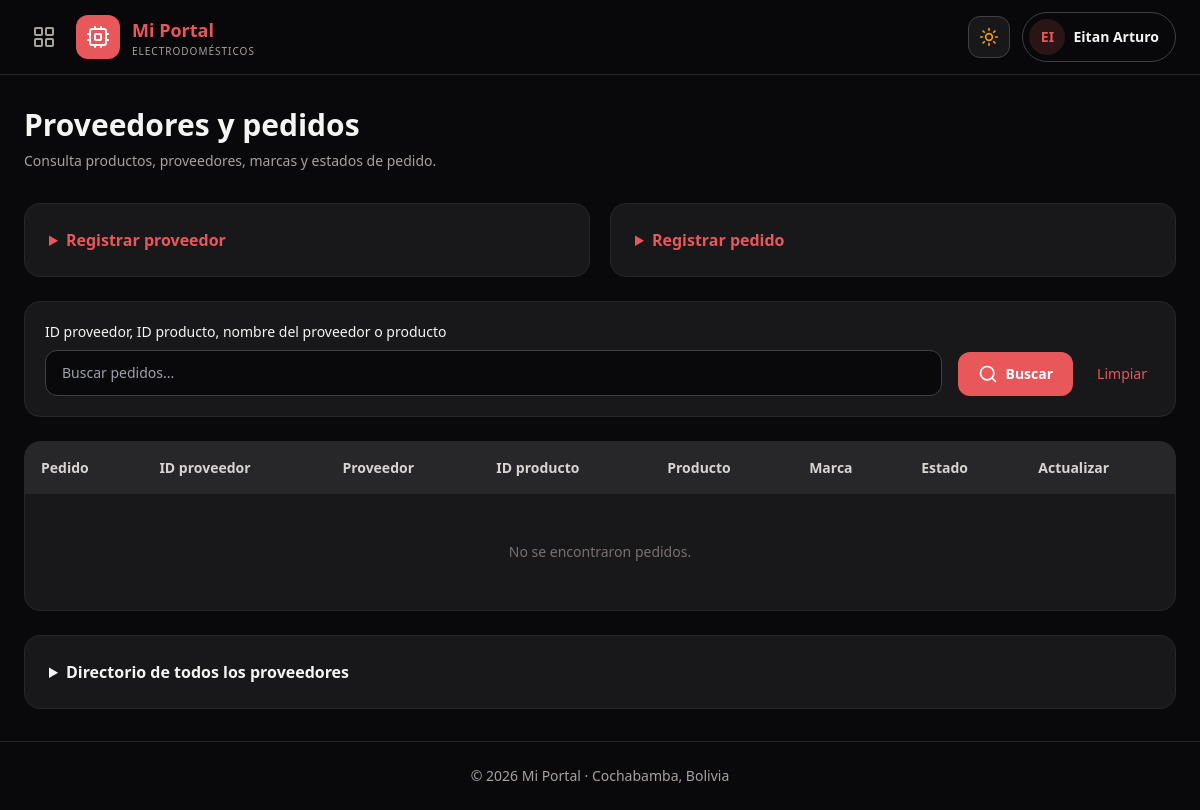
Before: /proveedores (signed in) with the older database file.
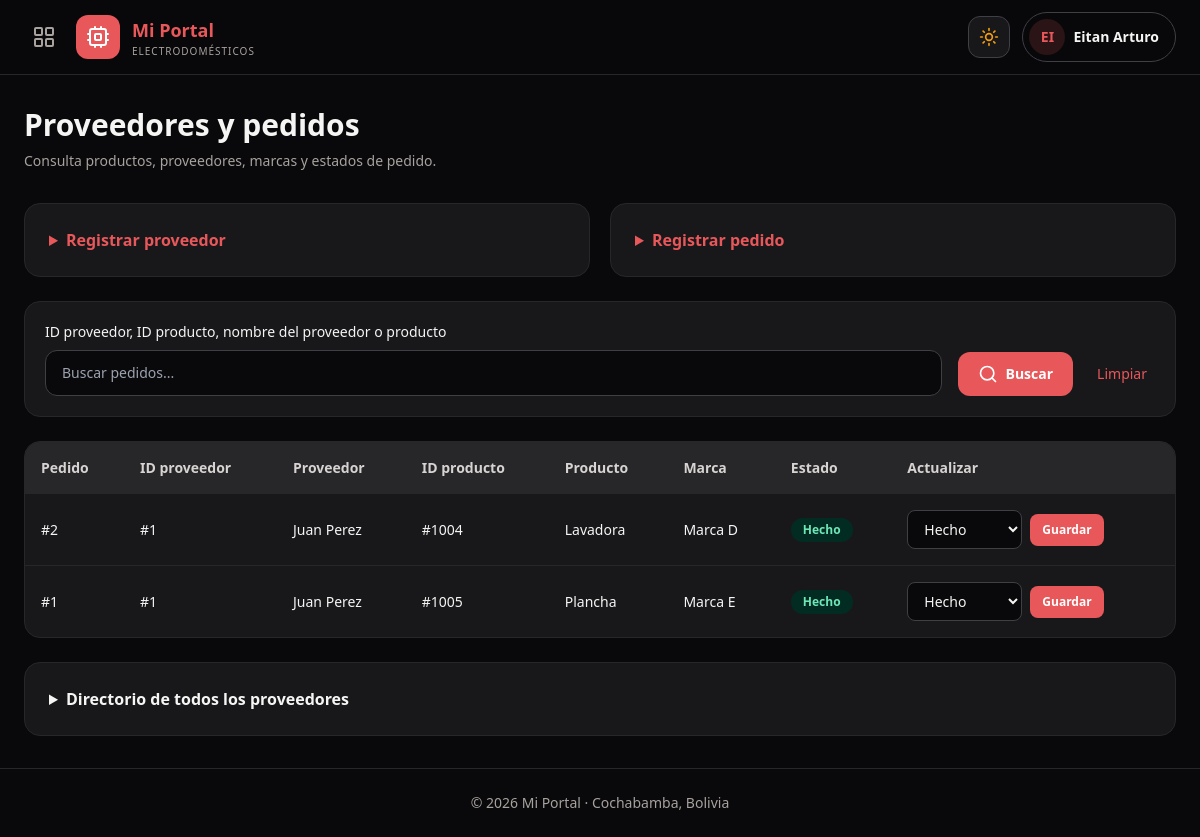
After: the same page with the newer database file.
### tables this page shows
CREATE TABLE Suministra (
            idSuministra INTEGER PRIMARY KEY AUTOINCREMENT,
            idProveedor INTEGER NOT NULL,
            codProducto INTEGER NOT NULL,
            estadoPedido TEXT NOT NULL DEFAULT 'espera'
                CHECK (
                    estadoPedido IN ('hecho', 'espera', 'cancelado')
                ),
            FOREIGN KEY (idProveedor)
                REFERENCES proveedor(idProveedor),
            FOREIGN KEY (codProducto)
                REFERENCES Electrodomestico(codProducto)
        );

CREATE TABLE proveedor (
            idProveedor INTEGER PRIMARY KEY AUTOINCREMENT,
            nombre TEXT NOT NULL,
            apellido TEXT NOT NULL,
            direc TEXT NOT NULL,
            telef TEXT NOT NULL
        );

CREATE TABLE Electrodomestico (
            codProducto INTEGER PRIMARY KEY AUTOINCREMENT,
            nombre TEXT NOT NULL,
            marca TEXT NOT NULL,
            categoria TEXT,
            modelo TEXT NOT NULL,
            precio REAL NOT NULL CHECK (precio > 0),
            stock INTEGER NOT NULL CHECK (stock >= 0),
            foto TEXT NOT NULL DEFAULT ''
        );

### main.py (the view, shortened to what this page needs)
@main.route("/proveedores", methods=["GET", "POST"])
def proveedores():
    if "idEmpleado" not in session:
        return redirect(url_for("login"))
    conexion = conexion_auto()
    buscar = request.args.get("buscar", "").strip()
    pedidos = conexion.execute("""
        SELECT
            s.idSuministra,
            s.estadoPedido,
            pr.idProveedor,
            pr.nombre || ' ' || pr.apellido AS proveedor,
            p.codProducto,
            p.nombre AS producto,
            p.marca
        FROM Suministra s
        JOIN proveedor pr ON pr.idProveedor = s.idProveedor
        JOIN Electrodomestico p ON p.codProducto = s.codProducto
        WHERE (
            ? = ''
            OR CAST(pr.idProveedor AS TEXT) = ?
            OR CAST(p.codProducto AS TEXT) = ?
            OR (pr.nombre || ' ' || pr.apellido) LIKE ?
            OR p.nombre LIKE ?
        )
        ORDER BY s.idSuministra DESC
    """, (
        buscar,
        buscar,
        buscar,
        "%" + buscar + "%",
        "%" + buscar + "%"
    )).fetchall()
    listaProveedores = conexion.execute("""
        SELECT *
        FROM proveedor
        ORDER BY nombre COLLATE NOCASE
    """).fetchall()
    listaProductos = conexion.execute("""
        SELECT *
        FROM Electrodomestico
        ORDER BY nombre COLLATE NOCASE
    """).fetchall()
    conexion.close()
    return render_template("proveedores.html",pedidos=pedidos,proveedores=listaProveedores,productos=listaProductos,buscar=buscar)

### main.py (called while the page is built)
def conexion_auto():
    conexion = sqlite3.connect(base_name)
    conexion.row_factory = sqlite3.Row
    conexion.execute("PRAGMA foreign_keys = ON")
    return conexion

@main.context_processor
def datos_layout():
    return {
        "nombre_usuario": session.get("nombre", "Usuario")
    }

### templates/proveedores.html (shortened to what this page needs)
{% extends "layout.html" %}
{% block main %}
<div class="mb-8">
    <h1 class="text-3xl font-bold">Proveedores y pedidos</h1>
    <p class="mt-2 text-sm text-stone-500 dark:text-stone-400">
        Consulta productos, proveedores, marcas y estados de pedido.
    </p>
</div>
<div class="mb-6 grid items-start gap-5 lg:grid-cols-2">
    <details class="rounded-2xl border border-stone-200 bg-white p-6 dark:border-zinc-800 dark:bg-zinc-900">
        <summary class="cursor-pointer font-semibold text-marca">
            Registrar proveedor
        </summary>
    </details>
    <details class="rounded-2xl border border-stone-200 bg-white p-6 dark:border-zinc-800 dark:bg-zinc-900">
        <summary class="cursor-pointer font-semibold text-marca">
            Registrar pedido
        </summary>
    </details>
</div>
<form method="GET" action="{{ url_for('proveedores') }}"
      class="mb-6 flex flex-wrap items-end gap-4 rounded-2xl border border-stone-200 bg-white p-5 dark:border-zinc-800 dark:bg-zinc-900">
    <label class="block min-w-0 flex-1 basis-64 text-sm font-medium">
        ID proveedor, ID producto, nombre del proveedor o producto
        <input name="buscar" value="{{ buscar }}" placeholder="Buscar pedidos..."
               class="mt-2 w-full rounded-xl border border-stone-300 bg-stone-50 px-4 py-3 outline-none focus:border-marca focus:ring-2 focus:ring-marca/20 dark:border-zinc-700 dark:bg-zinc-950">
    </label>
    <button type="submit"
            class="inline-flex items-center gap-2 rounded-xl bg-marca px-5 py-3 text-sm font-semibold text-white hover:bg-rose-600">
        <i data-lucide="search" class="h-5 w-5"></i>
        Buscar
    </button>
    <a href="{{ url_for('proveedores') }}"
       class="px-2 py-3 text-sm font-medium text-marca">
        Limpiar
    </a>
</form>
<div class="overflow-hidden rounded-2xl border border-stone-200 bg-white dark:border-zinc-800 dark:bg-zinc-900">
    <div class="overflow-x-auto">
        <table class="w-full text-left text-sm">
            <thead class="bg-stone-100 text-stone-600 dark:bg-zinc-800 dark:text-stone-300">
                <tr>
                    <th class="px-4 py-4">Pedido</th>
                    <th class="whitespace-nowrap px-4 py-4">ID proveedor</th>
                    <th class="px-4 py-4">Proveedor</th>
                    <th class="whitespace-nowrap px-4 py-4">ID producto</th>
                    <th class="px-4 py-4">Producto</th>
                    <th class="px-4 py-4">Marca</th>
                    <th class="px-4 py-4">Estado</th>
                    <th class="px-4 py-4">Actualizar</th>
                </tr>
            </thead>
            <tbody class="divide-y divide-stone-200 dark:divide-zinc-800">
                {% for pedido in pedidos %}
                    <tr class="hover:bg-stone-50 dark:hover:bg-zinc-800/50">
                        <td class="px-4 py-4">#{{ pedido.idSuministra }}</td>
                        <td class="px-4 py-4">#{{ pedido.idProveedor }}</td>
                        <td class="px-4 py-4">{{ pedido.proveedor }}</td>
                        <td class="px-4 py-4">#{{ pedido.codProducto }}</td>
                        <td class="px-4 py-4 font-medium">{{ pedido.producto }}</td>
                        <td class="px-4 py-4">{{ pedido.marca }}</td>
                        <td class="px-4 py-4">
                            <span class="inline-flex rounded-full px-3 py-1 text-xs font-semibold
                                {% if pedido.estadoPedido == 'hecho' %}
                                    bg-emerald-100 text-emerald-700 dark:bg-emerald-950 dark:text-emerald-300
                                {% elif pedido.estadoPedido == 'espera' %}
                                    bg-amber-100 text-amber-700 dark:bg-amber-950 dark:text-amber-300
                                {% else %}
                                    bg-red-100 text-red-700 dark:bg-red-950 dark:text-red-300
                                {% endif %}">
                                {{ pedido.estadoPedido|capitalize }}
                            </span>
                        </td>
                        <td class="px-4 py-4">
                            <form method="POST" action="{{ url_for('proveedores') }}"
                                  class="flex items-center gap-2">
                                <select name="estadoPedido"
                                        aria-label="Estado del pedido {{ pedido.idSuministra }}"
                                        class="rounded-lg border border-stone-300 bg-stone-50 px-3 py-2 outline-none focus:border-marca dark:border-zinc-700 dark:bg-zinc-950">
                                    {% for estado in ['hecho', 'espera', 'cancelado'] %}
                                        <option value="{{ estado }}"
                                                {% if pedido.estadoPedido == estado %}selected{% endif %}>
                                            {{ estado|capitalize }}
                                        </option>
                                    {% endfor %}
                                </select>
                                <button type="submit"
                                        class="rounded-lg bg-marca px-3 py-2 text-xs font-semibold text-white hover:bg-rose-600">
                                    Guardar
                                </button>
                            </form>
                        </td>
                    </tr>
                {% else %}
                    <tr>
                        <td colspan="8" class="px-5 py-12 text-center text-stone-500">
                            No se encontraron pedidos.
                        </td>
                    </tr>
                {% endfor %}
            </tbody>
        </table>
    </div>
</div>
<details class="mt-6 rounded-2xl border border-stone-200 bg-white p-6 dark:border-zinc-800 dark:bg-zinc-900">
    <summary class="cursor-pointer font-semibold">
        Directorio de todos los proveedores
    </summary>
</details>
{% endblock %}

### templates/layout.html (shortened to what this page needs)
<!DOCTYPE html>
<html lang="es" class="dark">
<head>
    <script src="https://cdn.tailwindcss.com/3.4.17"></script>
</head>
<body class="flex min-h-screen flex-col bg-stone-100 font-sans text-stone-800 transition-colors dark:bg-zinc-950 dark:text-stone-100">
    {% set opciones = [
        ('Perfil usuario', 'perfil', '/perfil', 'user-round'),
        ('Productos', 'productos', '/productos', 'package'),
        ('Ventas', 'ventas', '/ventas', 'shopping-cart'),
        ('Proveedores', 'proveedores', '/proveedores', 'truck'),
        ('Usuarios', 'usuarios', '/usuarios', 'users')
    ] %}
    <header class="sticky top-0 z-50 border-b border-stone-200 bg-white/95 backdrop-blur dark:border-zinc-800 dark:bg-zinc-950/95">
        <div class="mx-auto flex max-w-7xl items-center gap-3 px-4 py-3 sm:px-6">
            {% if session.get('idEmpleado') %}
                <button
                    type="button"
                    id="btn-menu"
                    aria-label="Abrir navegación"
                    aria-controls="panel-menu"
                    aria-expanded="false"
                    class="rounded-xl p-2 text-stone-500 hover:bg-stone-100 dark:text-stone-400 dark:hover:bg-zinc-800">
                    <i data-lucide="layout-grid" class="h-6 w-6"></i>
                </button>
            {% endif %}
            <a href="{{ url_for('perfil') if session.get('idEmpleado') else url_for('login') }}"
               class="flex shrink-0 items-center gap-3">
                <span class="flex h-11 w-11 items-center justify-center rounded-xl bg-marca text-white">
                    <i data-lucide="cpu" class="h-6 w-6"></i>
                </span>
                <span class="hidden sm:block">
                    <span class="block text-lg font-bold text-marca">
                        Mi Portal
                    </span>
                    <span class="block text-[10px] tracking-widest text-stone-500 dark:text-stone-400">
                        ELECTRODOMÉSTICOS
                    </span>
                </span>
            </a>
            <div class="ml-auto flex items-center gap-3">
                <button
                    type="button"
                    id="btn-tema"
                    aria-label="Cambiar tema"
                    class="rounded-xl border border-stone-200 bg-stone-50 p-2.5 text-amber-500 dark:border-zinc-700 dark:bg-zinc-900">
                    <i data-lucide="sun" class="hidden h-5 w-5 dark:block"></i>
                </button>
                {% if session.get('idEmpleado') %}
                    <a href="{{ url_for('perfil') }}"
                       class="flex items-center gap-2 rounded-full border border-stone-200 p-1.5 sm:pr-4 dark:border-zinc-700">
                        <span class="flex h-9 w-9 items-center justify-center rounded-full bg-marca/15 text-sm font-bold text-marca">
                            {{ nombre_usuario[:2]|upper }}
                        </span>
                        <span class="hidden max-w-36 truncate text-sm font-semibold sm:block">
                            {{ nombre_usuario }}
                        </span>
                    </a>
                {% endif %}
            </div>
        </div>
    </header>
    <main class="mx-auto w-full max-w-7xl flex-1 px-4 py-8 sm:px-6">
        {% block main %}{% endblock %}
    </main>
    <footer class="border-t border-stone-200 px-4 py-6 text-center text-sm text-stone-500 dark:border-zinc-800 dark:text-stone-400">
        © 2026 Mi Portal · Cochabamba, Bolivia
    </footer>
</body>
</html>

Changed rows visible on the page:
added Suministra: idSuministra "2", idProveedor "1", proveedor "Juan Perez", codProducto "1004", producto "Lavadora", marca "Marca D", estadoPedido "Hecho"
added Suministra: idSuministra "1", idProveedor "1", proveedor "Juan Perez", codProducto "1005", producto "Plancha", marca "Marca E", estadoPedido "Hecho"
Other visible differences:
text no longer shown: "No se encontraron pedidos."
